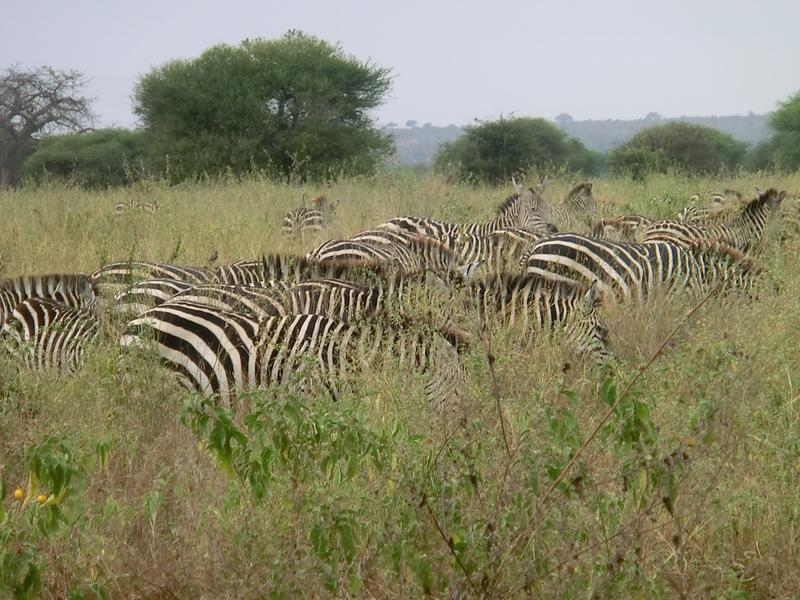
#> input picture test_images/image (401).JPG, 800 x 600 px
$ python -i lastmodelbeforegiveup2.py   (imports and definitions only)
#> lines starting #> are read from the running program, lines starting #| are printed output that depends on the picture
#> further down, picture is the input picture: shape (600, 800, 3); mean B, G, R 103.4, 131.7, 134.2
import os
import argparse
import cv2
import numpy as np
import pandas as pd
from tqdm import tqdm
from skimage.feature import hog, local_binary_pattern
from sklearn.ensemble import RandomForestClassifier
from sklearn.preprocessing import StandardScaler
from sklearn.metrics import classification_report, confusion_matrix
import joblib
import matplotlib.pyplot as plt
from joblib import Parallel, delayed

# Configuration
TRAIN_FOLDER = "train_images"
TEST_FOLDER = "test_images"
TRAIN_XL = "1_400_annotated.xlsx"
TEST_XL = "400_465_annotated.xlsx"
MODEL_FILE = "rf_3x3_last.pkl"
SCALER_FILE = "scaler_last.pkl"
PRED_DIR = "predlast2_train"

GRID_H, GRID_W = 8, 8
EXPECTED_SIZE = (800, 600)  # width, height

# HOG params
HOG_PARAMS = dict(orientations=9, pixels_per_cell=(16, 16), cells_per_block=(2, 2), block_norm='L2-Hys')

# LBP params
LBP_RADIUS = 1
LBP_N_POINTS = 8 * LBP_RADIUS

# Color histogram bins/channel
COLOR_BINS = 16

# Labels & thresholds
WINDOW_POS_THRESH = 0.50  # stricter window label
BLOCK_PROB_THRESH = 0.50  # threshold for reporting window preds from prob grid

# Speed/Hardware toggles
USE_GPU = True      # will auto-fallback if CUDA not available
N_JOBS = -1         # CPU parallelism for feature extraction (use all cores)

# -------------------- Helpers --------------------
def cuda_available():
    try:
        return USE_GPU and hasattr(cv2, "cuda") and cv2.cuda.getCudaEnabledDeviceCount() > 0
    except Exception:
        return False

# [7 lines left out: function find_image_file, not called in this run]

#  Pre-processing (GPU-aware)
def preprocess_image(img, clahe_clip=2.0, clahe_grid=(8, 8), equalize_hsv=False):
    """
    Apply CLAHE on L channel (LAB). If CUDA is available, use GPU path for speed.
    Returns a BGR image (uint8). If preprocessing is not desired, just return img.
    """
#> called with clahe_clip = 2, clahe_grid = (8, 8), equalize_hsv = False
    if img is None or img.size == 0:
        raise ValueError("Empty image to preprocess")

    if cuda_available():
        try:
            print(" Using GPU for preprocessing (cv2.cuda)")
            # Upload to GPU
            g_img = cv2.cuda_GpuMat()
            g_img.upload(img)

            # BGR -> LAB
            g_lab = cv2.cuda.cvtColor(g_img, cv2.COLOR_BGR2LAB)
            l, a, b = [cv2.cuda_GpuMat() for _ in range(3)]
            cv2.cuda.split(g_lab, [l, a, b])

            # CLAHE on L
            clahe = cv2.cuda.createCLAHE(clipLimit=clahe_clip, tileGridSize=clahe_grid)
            l2 = clahe.apply(l)

            g_lab2 = cv2.cuda.merge([l2, a, b])
            g_bgr = cv2.cuda.cvtColor(g_lab2, cv2.COLOR_LAB2BGR)
            out = g_bgr.download()

            if equalize_hsv:
                # HSV V-equalization (CPU fallback—cheap)
                hsv = cv2.cvtColor(out, cv2.COLOR_BGR2HSV)
                h, s, v = cv2.split(hsv)
                v = cv2.equalizeHist(v)
                hsv = cv2.merge([h, s, v])
                out = cv2.cvtColor(hsv, cv2.COLOR_HSV2BGR)
            return out
        except Exception as e:
            print(f" GPU preprocessing failed ({e}); falling back to CPU.")

    # CPU fallback
    lab = cv2.cvtColor(img, cv2.COLOR_BGR2LAB)
#> lab: shape (600, 800, 3); mean of channels 0, 1, 2 138, 124.4, 144.1
    l, a, b = cv2.split(lab)
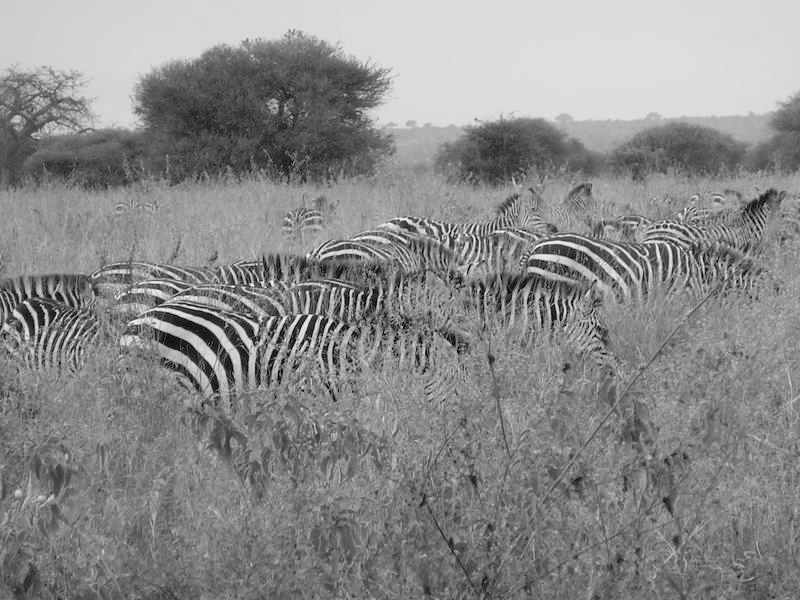
#> l: shape (600, 800); min 1, max 254, mean 138
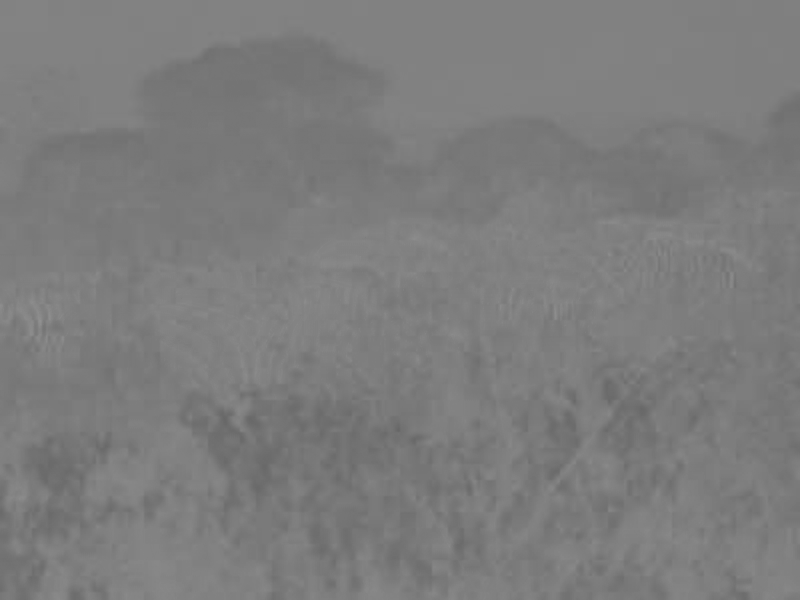
#> a: shape (600, 800); min 103, max 144, mean 124.4
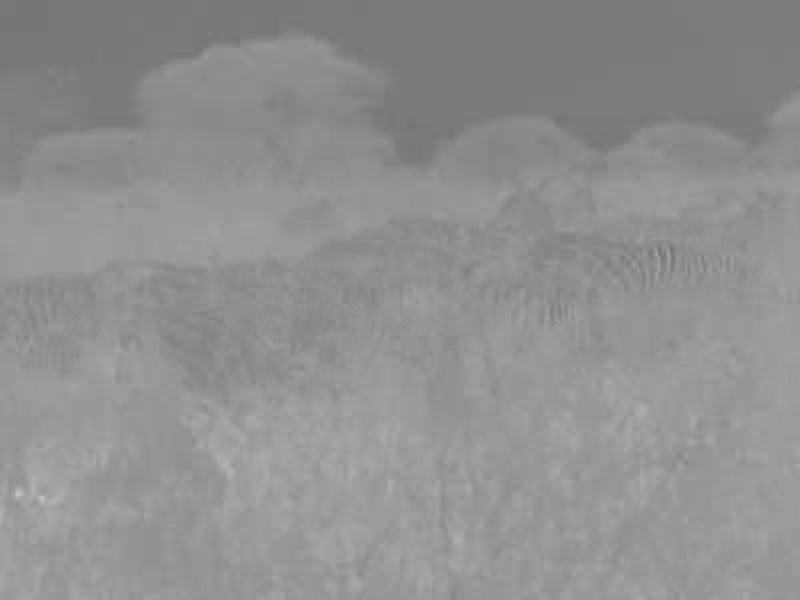
#> b: shape (600, 800); min 115, max 197, mean 144.1
    clahe = cv2.createCLAHE(clipLimit=clahe_clip, tileGridSize=clahe_grid)
    l2 = clahe.apply(l)
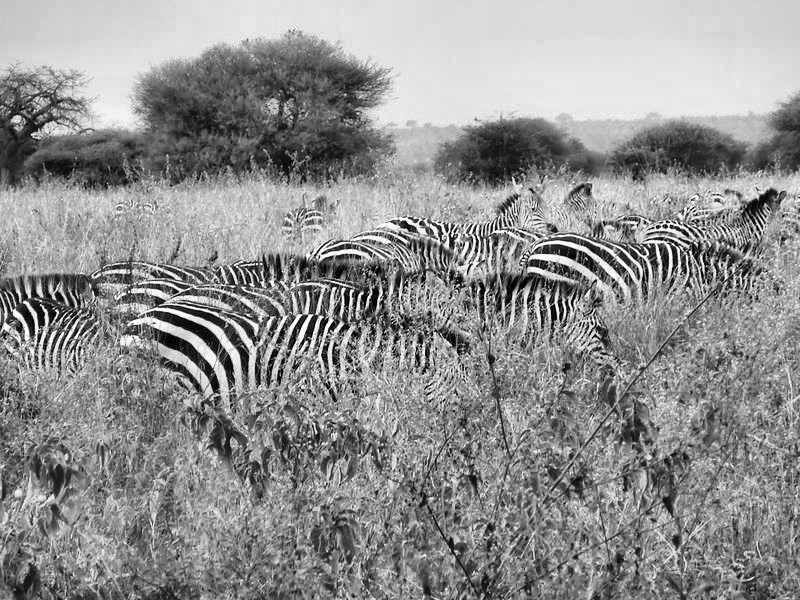
#> l2: shape (600, 800); min 0, max 255, mean 143.7
    lab2 = cv2.merge((l2, a, b))
#> lab2: shape (600, 800, 3); mean of channels 0, 1, 2 143.7, 124.4, 144.1
    out = cv2.cvtColor(lab2, cv2.COLOR_LAB2BGR)
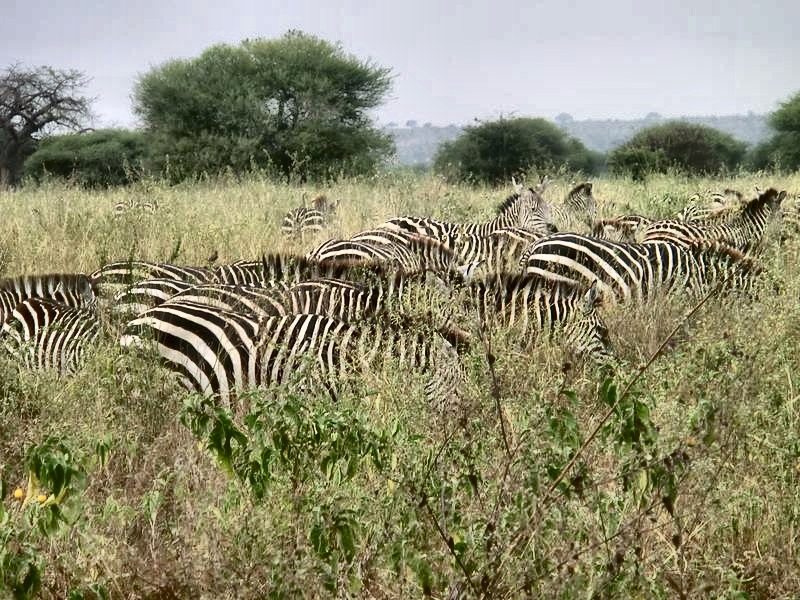
#> out: shape (600, 800, 3); mean B, G, R 110.3, 138.7, 141.2
    if equalize_hsv:
        hsv = cv2.cvtColor(out, cv2.COLOR_BGR2HSV)
        h, s, v = cv2.split(hsv)
        v = cv2.equalizeHist(v)
        hsv2 = cv2.merge((h, s, v))
        out = cv2.cvtColor(hsv2, cv2.COLOR_HSV2BGR)
    return out

#  Feature Extraction (block)
# [362 lines left out: functions extract_block_features, image_to_blocks, _win_feature_from_grid, build_windows_from_blocks, load_and_build_train, predict_windows_and_aggregate and 3 more, not called in this run]


# -------------------- CLI --------------------
# [9 lines not run here, left out]

>>> import cv2
>>> picture = cv2.imread('test_images/image (401).JPG')
>>> result = preprocess_image(picture)

$ run again, on test_images/image (403).JPG
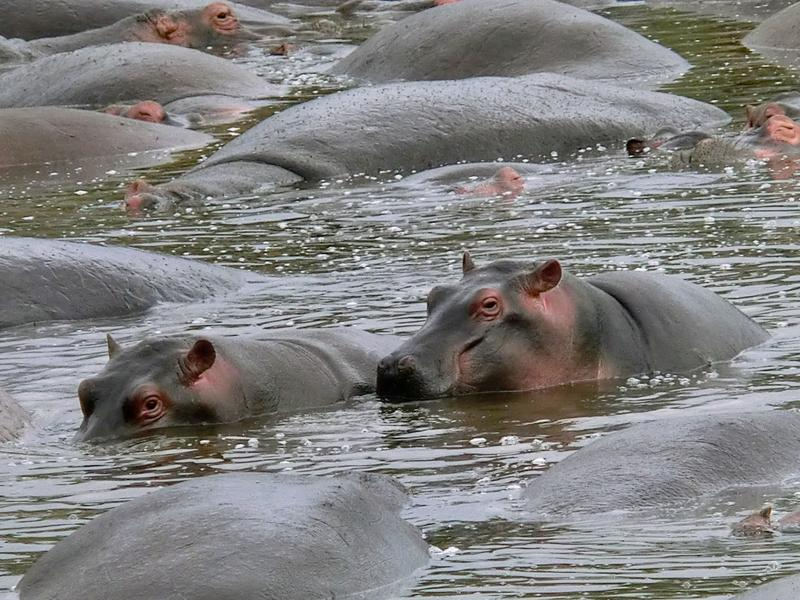
#> input picture test_images/image (403).JPG, 800 x 600 px
#> picture is the input picture: shape (600, 800, 3); mean B, G, R 127.7, 128.4, 129.3
#> lab: shape (600, 800, 3); mean of channels 0, 1, 2 136.1, 128.3, 128.8
#> in preprocess_image, `l, a, b = cv2.split(lab)`:
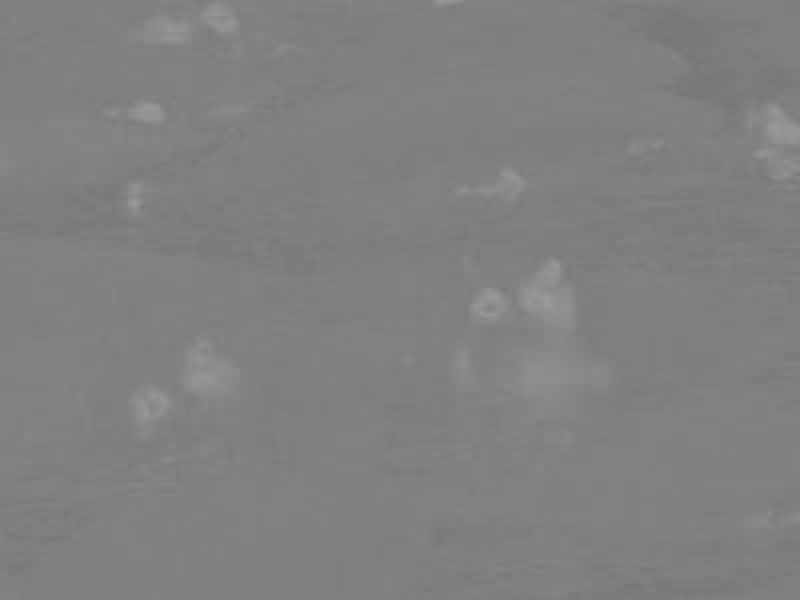
#> a: shape (600, 800); min 117, max 156, mean 128.3
#> lab2: shape (600, 800, 3); mean of channels 0, 1, 2 132, 128.3, 128.8
#> in preprocess_image, `out = cv2.cvtColor(lab2, cv2.COLOR_LAB2BGR)`:
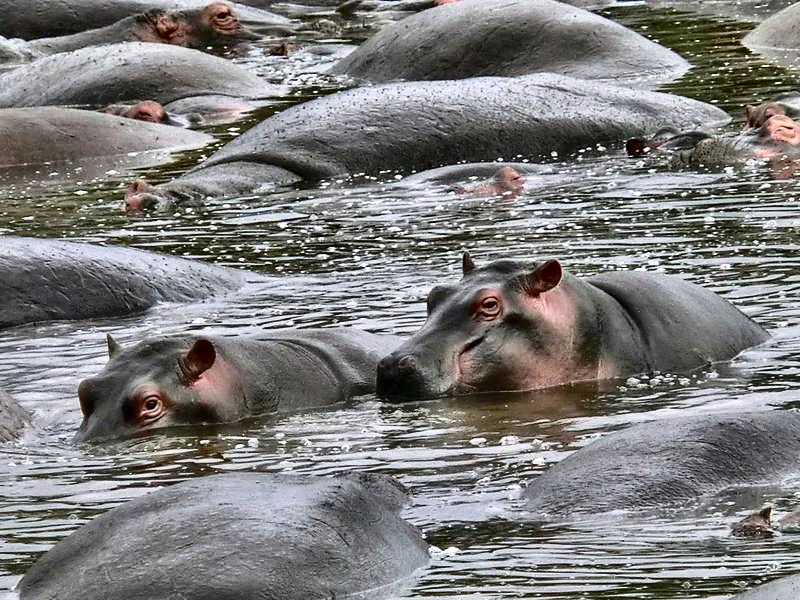
#> out: shape (600, 800, 3); mean B, G, R 125.4, 126.1, 126.9

$ run again, on test_images/image (404).JPG
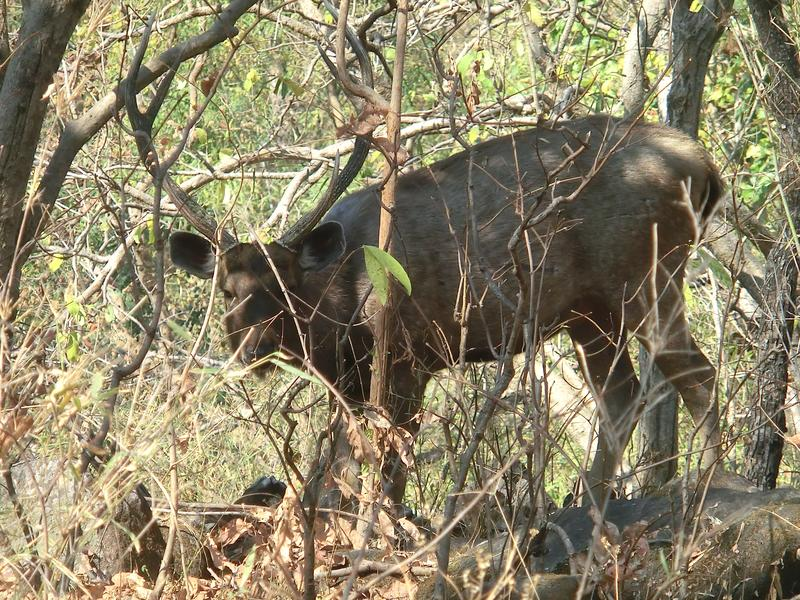
#> input picture test_images/image (404).JPG, 800 x 600 px
#> picture is the input picture: shape (600, 800, 3); mean B, G, R 103.5, 131, 139.8
#> lab: shape (600, 800, 3); mean of channels 0, 1, 2 137.6, 127, 144
#> in preprocess_image, `l2 = clahe.apply(l)`:
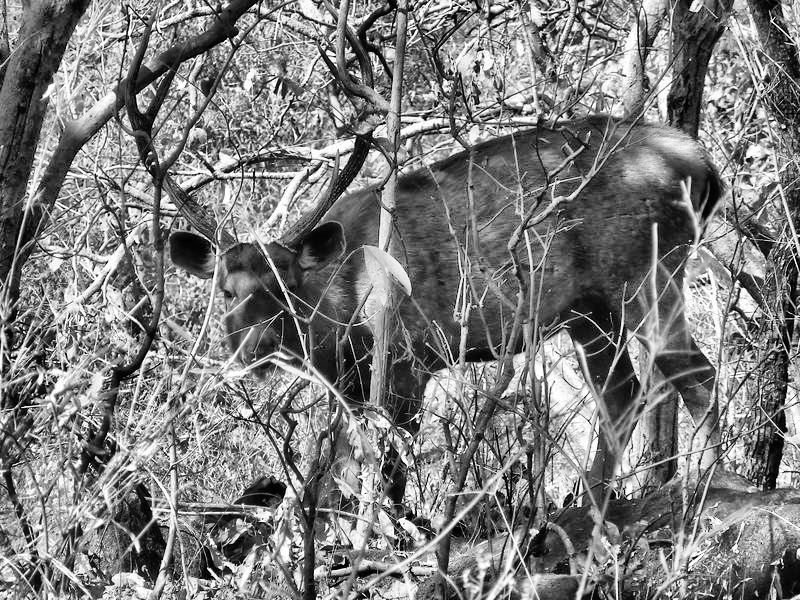
#> l2: shape (600, 800); min 0, max 255, mean 124.3
#> lab2: shape (600, 800, 3); mean of channels 0, 1, 2 124.3, 127, 144
#> in preprocess_image, `out = cv2.cvtColor(lab2, cv2.COLOR_LAB2BGR)`:
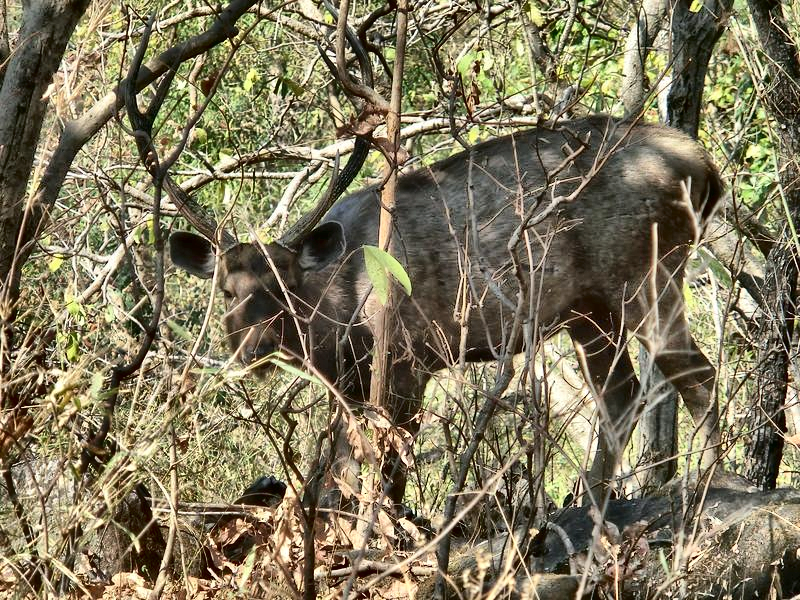
#> out: shape (600, 800, 3); mean B, G, R 92.1, 119, 127.4

$ run again, on test_images/image (405).JPG
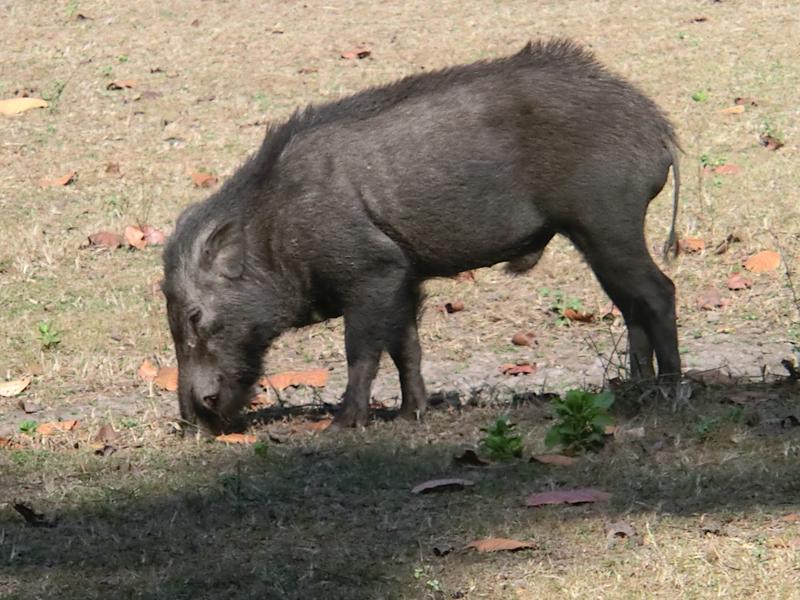
#> input picture test_images/image (405).JPG, 800 x 600 px
#> picture is the input picture: shape (600, 800, 3); mean B, G, R 108, 124.9, 136
#> lab: shape (600, 800, 3); mean of channels 0, 1, 2 132.4, 129.3, 138.4
#> in preprocess_image, `l2 = clahe.apply(l)`:
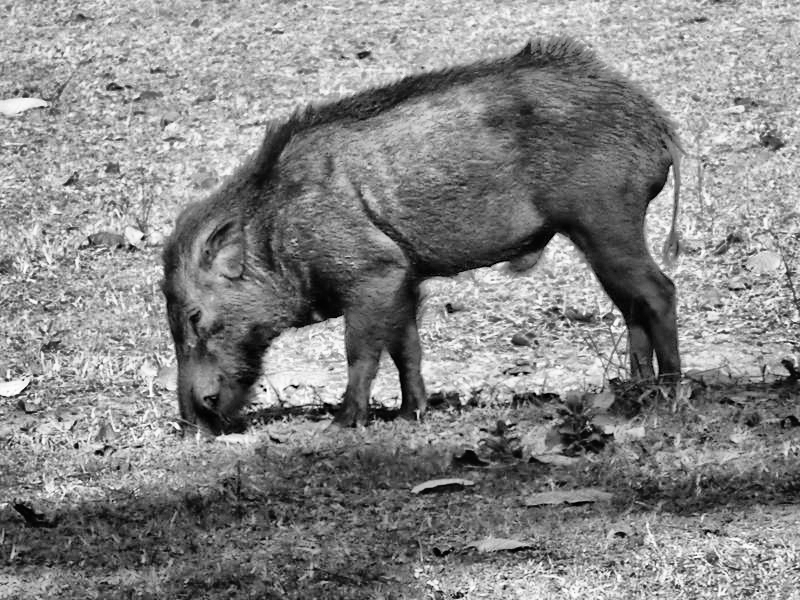
#> l2: shape (600, 800); min 0, max 255, mean 134.1
#> lab2: shape (600, 800, 3); mean of channels 0, 1, 2 134.1, 129.3, 138.4
#> in preprocess_image, `out = cv2.cvtColor(lab2, cv2.COLOR_LAB2BGR)`:
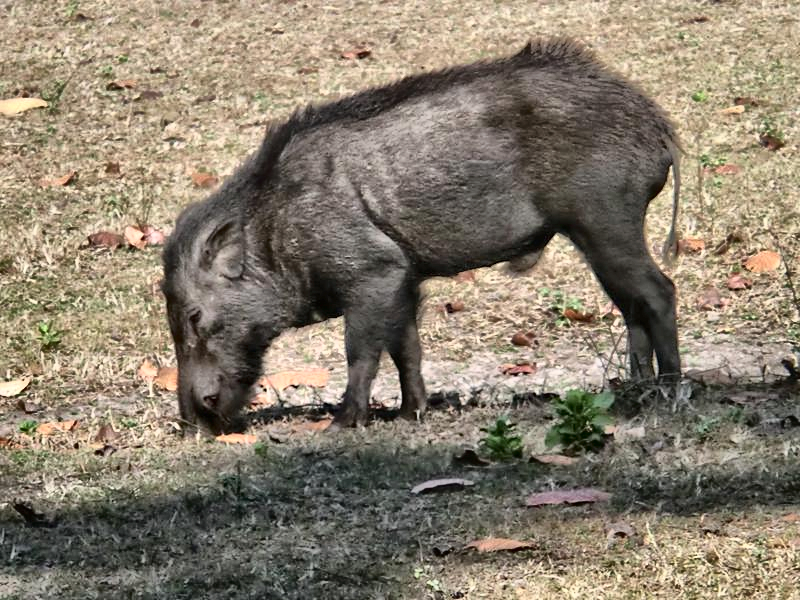
#> out: shape (600, 800, 3); mean B, G, R 109.7, 126.6, 137.3
